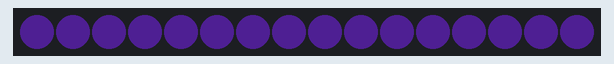
This program was run on a simulated CircuitPython board. Parts: 16 RGB LEDs in strip order, left to right. Dim RGB values are drawn brighter than linear; random numbers come from a fixed seed.

Above: at 1.6 s.
At 6.2 s:
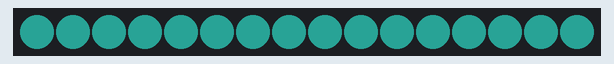
At 13.99 s:
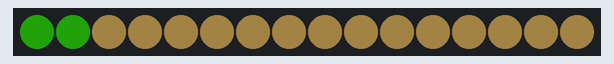
At 20.0 s:
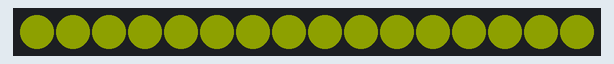
At 29.3 s:
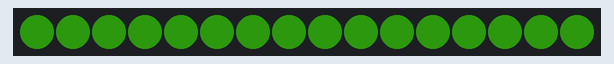
At 38.5 s:
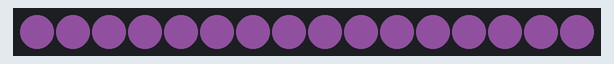

The program:

random-wipe.py
```python
import board, neopixel, time, random
pixpin = board.D1
numpix = 16

pixels = neopixel.NeoPixel(pixpin, numpix, brightness=.3)

while True:
    r = random.randint(0,128)
    g = random.randint(0,128)
    b = random.randint(0,128)
    for i in range(numpix):
        pixels[i] = (r, g, b)
        time.sleep(0.1)
    pixels.write()
    time.sleep(3)
```
